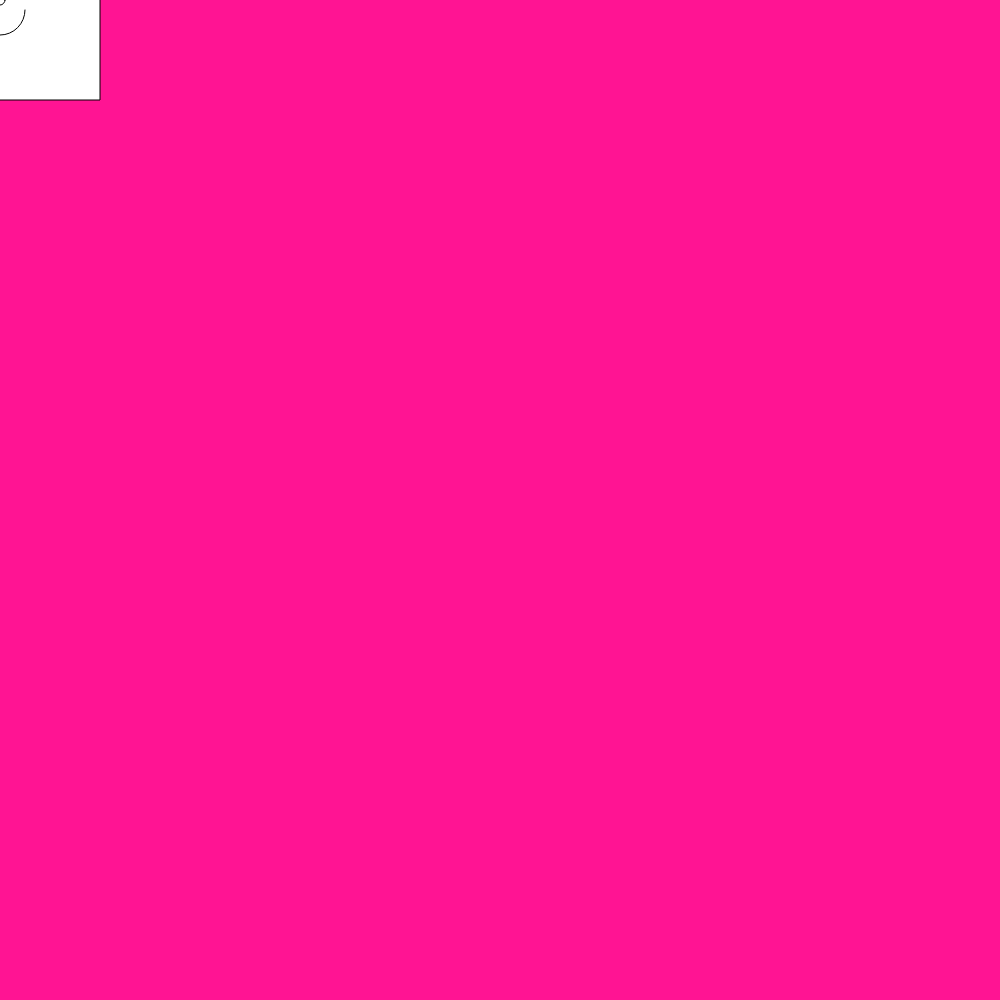
Frame 1 (no input)
Frame 60 (no input): identical to frame 1, image omitted
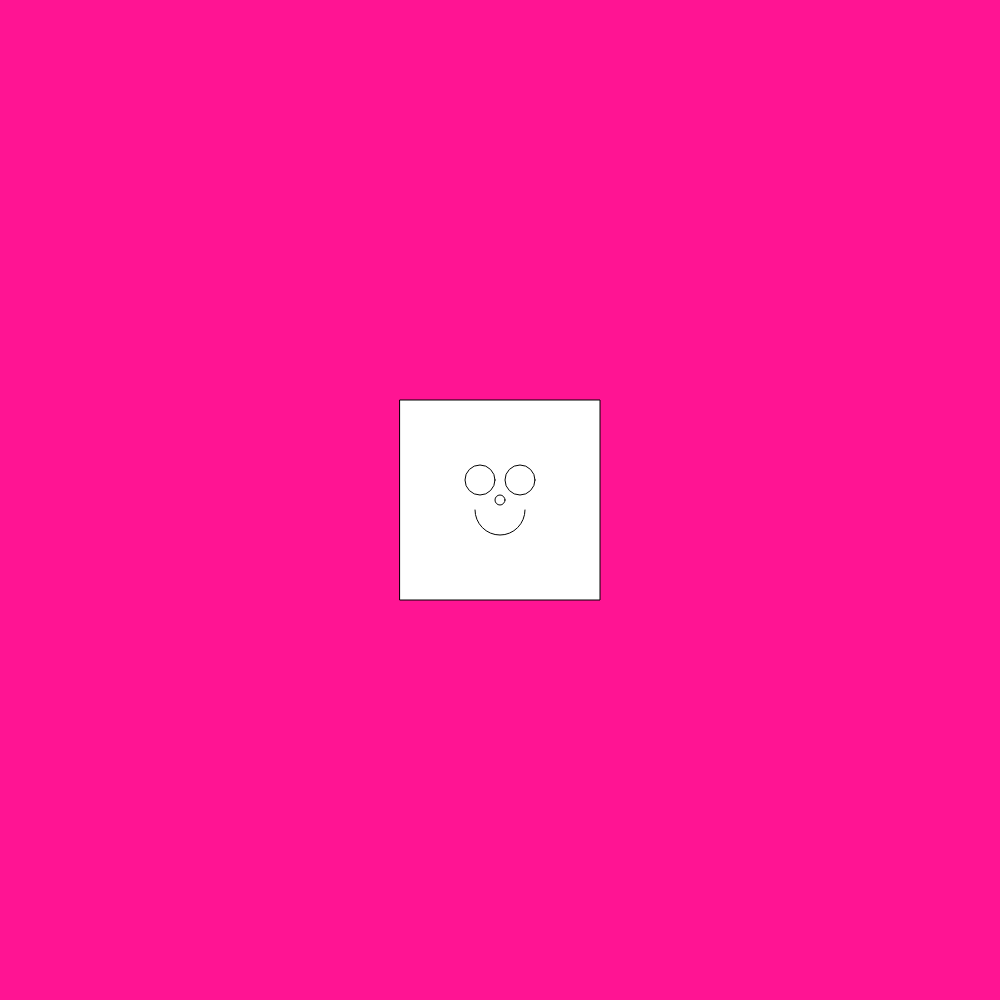
Frame 120 (the mouse pressed at the canvas centre since frame 60)

The p5.js sketch that drew these frames (run headless with seeded random() and noise() and a simulated clock; from frame 60 on, the mouse is pressed at the canvas centre):

// p5.js sketch
// ── sketch.js
var pointX = 0; //doesnt have a value yet; haven't created the canvas yet
var pointY = 0;

//p5.js exists within the setup and the drawing; once outside there are no references/understanding of what the program is - but it does understand what variables are 


function setup() {
  // put setup code here
  createCanvas(1000,1000);
  background("DeepPink");
  pointX = width/2;
  pointY = height/2;

  console.log("pointX " + pointX + " pointY "+ pointY); //keep track of the values in the program
  //the + is adding to the message
}

function draw() {
  // put drawing code here

background("DeepPink");// flood the background: redraws the background every loop for a more fluid design
pointX = mouseX; //mouseX gives the position of the cursor
pointY = mouseY; //mouseY gives the position of the cursor

console.log("pointX " + pointX + " pointY "+ pointY);

rect(pointX-100,pointY-100,200,200); //head

ellipse(pointX,pointY,10,10); //nose

ellipse(pointX+20,pointY-20,30,30);//right eye
ellipse(pointX-20,pointY-20,30,30);//left eye
arc(pointX,pointY+10,50,50,0,PI);






}
